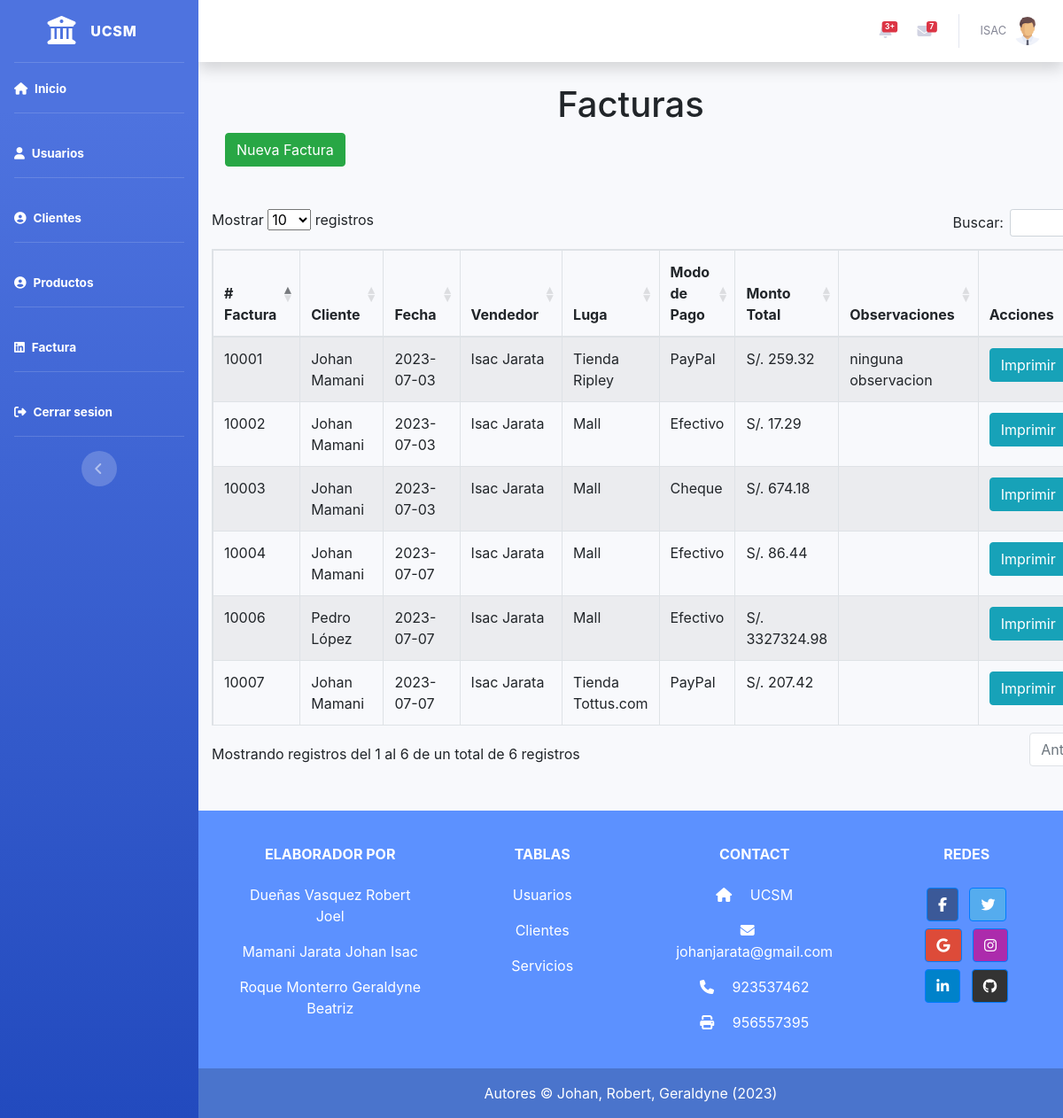
Screenshot of /Fronted/Factura.php (signed in) with the database file from the repository.
### tables this page shows
CREATE TABLE `trs_factura` (
  `ID_Factura` int(11) NOT NULL,
  `ID_Cliente` int(11) DEFAULT NULL,
  `Fecha` date DEFAULT NULL,
  `ID_Vendedor` int(11) DEFAULT NULL,
  `ID_PuntoVenta` int(11) DEFAULT NULL,
  `ID_ModoPago` int(11) DEFAULT NULL,
  `Monto_ImporteTotal` decimal(10,2) DEFAULT NULL,
  `Impuesto` int(11) DEFAULT NULL,
  `Impuesto_Total` decimal(10,2) DEFAULT NULL,
  `Monto_Total` decimal(10,2) DEFAULT NULL,
  `Observaciones` varchar(200) DEFAULT NULL
);

CREATE TABLE `mae_cliente` (
  `T_Documento` varchar(100) DEFAULT NULL,
  `ID_Cliente` int(11) NOT NULL,
  `Nombres_Apellidos` varchar(200) DEFAULT NULL,
  `Email` varchar(100) DEFAULT NULL,
  `Mobile` int(9) DEFAULT NULL,
  `Direccion` varchar(200) DEFAULT NULL
);

CREATE TABLE `mae_vendedor` (
  `T_Documento` varchar(100) DEFAULT NULL,
  `ID_Vendedor` int(11) NOT NULL,
  `Nombres` varchar(100) DEFAULT NULL,
  `Apellidos` varchar(100) DEFAULT NULL,
  `Mobile` int(9) DEFAULT NULL,
  `Email` varchar(100) DEFAULT NULL,
  `Username` varchar(50) DEFAULT NULL,
  `Password` varchar(50) DEFAULT NULL
);

CREATE TABLE `mae_puntoventa` (
  `ID_PuntoVenta` int(11) NOT NULL,
  `Nombre` varchar(100) DEFAULT NULL,
  `Direccion` varchar(200) DEFAULT NULL,
  `Telefono` varchar(20) DEFAULT NULL,
  `Horario` varchar(100) DEFAULT NULL,
  `Tipo` varchar(50) DEFAULT NULL
);

CREATE TABLE `mae_modopago` (
  `ID_ModoPago` int(11) NOT NULL,
  `Nombre` varchar(100) DEFAULT NULL,
  `Descripcion` varchar(200) DEFAULT NULL,
  `Estado` varchar(20) DEFAULT NULL
);

### Fronted/Factura.php (the view, shortened to what this page needs)
<?php
require_once "vistas/parte_superior.php";
?>
<?php
$query = "SELECT * FROM trs_factura";
$result = filterRecord($query);
function filterRecord($query)
{
    include("../BD/config.php");
    $filter_result = mysqli_query($mysqli, $query);
    return $filter_result;
}
?>
<div class="container">
    <center>
        <h1>Facturas</h1>
    </center>
    <div class="container">
        <div class="row">
            <div class="col-lg-12">
                <a class="btn btn-success" type="button" href="Registration_Factura.php">Nueva Factura</a>
                <br>
                <br>
            </div>
        </div>
    </div>
    <br>
    <div class="container">
        <div class="row">
            <div class="col-lg-15">
                <div class="table-responsive">
                    <?php
                    echo "<table id='example' class='table table-striped table-bordered table-condensed' style='width:80%'>
<thead class='text-center'>
<tr>
<th># Factura</th>
<th>Cliente </th>
<th>Fecha</th>
<th>Vendedor</th>
<th>Luga</th>
<th>Modo de Pago</th>
<th>Monto Total</th>
<th>Observaciones</th>
<th>Acciones</th>
</tr>
</thead>";
                    while ($row = mysqli_fetch_array($result)) {
                        echo "<tr>";
                        echo "<td>" . $row['ID_Factura'] . "</td>";
                        $Cliente_query = "SELECT * FROM mae_cliente WHERE ID_Cliente = " . $row['ID_Cliente'];
                        $Cliente_result = filterRecord($Cliente_query);
                        $Cliente_row = mysqli_fetch_array($Cliente_result);
                        echo "<td>" . $Cliente_row['Nombres_Apellidos'] . "</td>";
                        echo "<td>" . $row['Fecha'] . "</td>";
                        $Vendedor_query = "SELECT * FROM mae_vendedor WHERE ID_Vendedor = " . $row['ID_Vendedor'];
                        $Vendedor_result = filterRecord($Vendedor_query);
                        $Vendedor_row = mysqli_fetch_array($Vendedor_result);
                        echo "<td>" . $Vendedor_row['Nombres'] ." ". $Vendedor_row['Apellidos'] . "</td>";
                        $Vendedor_query = "SELECT * FROM mae_puntoventa WHERE ID_PuntoVenta = " . $row['ID_PuntoVenta'];
                        $Vendedor_result = filterRecord($Vendedor_query);
                        $Vendedor_row = mysqli_fetch_array($Vendedor_result);
                        echo "<td>" . $Vendedor_row['Nombre']. "</td>";
                        $Vendedor_query = "SELECT * FROM mae_modopago WHERE ID_ModoPago = " . $row['ID_ModoPago'];
                        $Vendedor_result = filterRecord($Vendedor_query);
                        $Vendedor_row = mysqli_fetch_array($Vendedor_result);
                        echo "<td>" . $Vendedor_row['Nombre']. "</td>";
                        echo "<td> S/. " . $row['Monto_Total'] . "</td>";
                        echo "<td>" . $row['Observaciones'] . "</td>";
                        echo "<td >";
                        echo "<div class='text-center'>";
                        echo "<div class='btn-group'>";
                        echo "<a  type='button' id='btn-editar-popup-user'class='btn btn-info'  href='imprimir.php?id=" . $row['ID_Factura'] . "'>Imprimir</a>";
                        echo "</div></div></td>";
                        echo "</tr>";
                    }
                    echo "</table>";
                    ?>
                </div>
            </div>
        </div>
    </div>
</div>
<?php require_once "vistas/parte_inferior.php" ?>

### Fronted/vistas/parte_superior.php (shortened to what this page needs)
<!DOCTYPE html>
<html lang="en">
<head>
  <link rel="stylesheet" type="text/css" href="https://cdn.datatables.net/v/bs5/jq-3.6.0/dt-1.12.1/datatables.min.css"/>
  <link rel="stylesheet" type="text/css" href="datatables/datatables.min.css"/>
  <link href="vendor/fontawesome-free/css/all.min.css" rel="stylesheet" type="text/css">
  <link href="css/sb-admin-2.min.css" rel="stylesheet">
  <link rel="stylesheet" href="bootstrap/css/bootstrap.min.css">
  <link rel="stylesheet" type="text/css" href="datatables/datatables.min.css"/>
  <link rel="stylesheet"  type="text/css" href="datatables/DataTables-1.10.18/css/dataTables.bootstrap4.min.css">
</head>
<body id="page-top">
  <div id="wrapper">
    <ul class="navbar-nav bg-gradient-primary sidebar sidebar-dark accordion" id="accordionSidebar">
      <a class="sidebar-brand d-flex align-items-center justify-content-center" href="index.php">
        <div class="sidebar-brand-icon ">
        <i class="fa-solid fa-building-columns"></i>
        </div>
        <div class="sidebar-brand-text mx-3">UCSM <sup></sup></div>
      </a>
<hr class="sidebar-divider my-0">
<li class="nav-item active">
  <a class="nav-link" href=" home.php">
  <i class="fa-solid fa-house"></i>
    <span>Inicio</span></a>
</li>
            <hr class="sidebar-divider">
<li class="nav-item active">
  <a class="nav-link" href="Usuarios.php">
  <i class="fa-solid fa-user"></i>
    <span>Usuarios</span></a>
</li>
      <hr class="sidebar-divider">
<li class="nav-item active">
  <a class="nav-link" href="Clientes.php">
<i class="fa-solid fa-circle-user"></i>
    <span>Clientes</span></a>
</li>
      <hr class="sidebar-divider">
<li class="nav-item active">
  <a class="nav-link" href="Articulos.php">
<i class="fa-solid fa-circle-user"></i>
    <span>Productos</span></a>
</li>
      <hr class="sidebar-divider">
<li class="nav-item active">
  <a class="nav-link" href="Factura.php">
  <i class="fa-brands fa-linkedin"></i>
    <span>Factura</span></a>
</li>
      <hr class="sidebar-divider d-none d-md-block">
<li class="nav-item active">
  <a class="nav-link" href="../index.html">
  <i class="fa-sharp fa-solid fa-right-from-bracket"></i>
    <span>Cerrar sesion</span></a>
</li>
      <hr class="sidebar-divider d-none d-md-block">
      <div class="text-center d-none d-md-inline">
        <button class="rounded-circle border-0" id="sidebarToggle"></button>
      </div>
    </ul>
    <div id="content-wrapper" class="d-flex flex-column">
      <div id="content">
        <nav class="navbar navbar-expand navbar-light bg-white topbar mb-4 static-top shadow">
          <ul class="navbar-nav ml-auto">
            <li class="nav-item dropdown no-arrow mx-1">
              <a class="nav-link dropdown-toggle" href="#" id="alertsDropdown" role="button" data-toggle="dropdown" aria-haspopup="true" aria-expanded="false">
                <span class="badge badge-danger badge-counter">3+</span>
              </a>
            </li>
            <li class="nav-item dropdown no-arrow mx-1">
              <a class="nav-link dropdown-toggle" href="#" id="messagesDropdown" role="button" data-toggle="dropdown" aria-haspopup="true" aria-expanded="false">
                <i class="fas fa-envelope fa-fw"></i>
                <span class="badge badge-danger badge-counter">7</span>
              </a>
            </li>
            <li class="nav-item dropdown no-arrow">
              <a class="nav-link dropdown-toggle" href="#" id="userDropdown" role="button" data-toggle="dropdown" aria-haspopup="true" aria-expanded="false">
                <span class="mr-2 d-none d-lg-inline text-gray-600 small"><?php echo $_SESSION['user']; ?></span>
                <img class="img-profile rounded-circle" src="img/user.png">
              </a>
            </li>
          </ul>
        </nav>

### Fronted/vistas/parte_inferior.php (shortened to what this page needs)
</div>
<br><BR>
  <footer class="text-center text-lg-start text-white" style="background-color: #5C91FF">
    <div class="container p-4 pb-0">
      <section class="">
        <div class="row">
          <div class="col-md-3 col-lg-3 col-xl-3 mx-auto mt-3">
            <h6 class="text-uppercase mb-4 font-weight-bold">
              Elaborador por
            </h6>
            <p>
              Dueñas Vasquez Robert Joel
            </p>
            <p>
              Mamani Jarata Johan Isac
            </p>
            <p>
            Roque Monterro Geraldyne Beatriz
            </p>
          </div>
          <div class="col-md-2 col-lg-2 col-xl-2 mx-auto mt-3">
            <h6 class="text-uppercase mb-4 font-weight-bold">TABLAS</h6>
            <p>
              <a href=" users.php" class="text-white">Usuarios</a>
            </p>
            <p>
              <a href=" Clientes.php" class="text-white">Clientes</a>
            </p>
            <p>
              <a href=" Servicios.php" class="text-white">Servicios</a>
            </p>
          </div>
          <div class="col-md-4 col-lg-3 col-xl-3 mx-auto mt-3">
            <h6 class="text-uppercase mb-4 font-weight-bold">Contact</h6>
            <p><i class="fas fa-home mr-3"></i> UCSM</p>
            <p><i class="fas fa-envelope mr-3"></i> johanjarata@gmail.com</p>
            <p><i class="fas fa-phone mr-3"></i> 923537462 </p>
            <p><i class="fas fa-print mr-3"></i> 956557395 </p>
          </div>
          <div class="col-md-3 col-lg-2 col-xl-2 mx-auto mt-3">
            <h6 class="text-uppercase mb-4 font-weight-bold">Redes</h6>
            <a
               class="btn btn-primary btn-floating m-1"
               style="background-color: #3b5998"
               href="https://www.facebook.com/ucsm.edu.pe"
               role="button"
               ><i class="fab fa-facebook-f"></i
              ></a>
            <a
               class="btn btn-primary btn-floating m-1"
               style="background-color: #55acee"
               href="https://twitter.com/ucsm_oficial?lang=es"
               role="button"
               ><i class="fab fa-twitter"></i
              ></a>
            <a
               class="btn btn-primary btn-floating m-1"
               style="background-color: #dd4b39"
               href="https://www.ucsm.edu.pe/"
               role="button"
               ><i class="fab fa-google"></i
              ></a>
            <a
               class="btn btn-primary btn-floating m-1"
               style="background-color: #ac2bac"
               href="https://www.instagram.com/ucatolicadesantamaria/?hl=es"
               role="button"
               ><i class="fab fa-instagram"></i
              ></a>
            <a
               class="btn btn-primary btn-floating m-1"
               style="background-color: #0082ca"
               href="https://www.linkedin.com/school/universidad-catolica-de-santa-maria/?originalSubdomain=pe"
               role="button"
               ><i class="fab fa-linkedin-in"></i
              ></a>
            <a
               class="btn btn-primary btn-floating m-1"
               style="background-color: #333333"
               href="https://github.com/johanisac"
               role="button"
               ><i class="fab fa-github"></i
              ></a>
          </div>
        </div>
      </section>
    </div>
    <div
         class="text-center p-3"
         style="background-color: rgba(0, 0, 0, 0.2)"
         >
         <span>Autores &copy; Johan, Robert, Geraldyne (2023)</span>
    </div>
  </footer>
</div>
</div>
</body>
</html>

### rows the page displays
trs_factura: ID_Factura "10001", ID_Cliente.Nombres_Apellidos "Johan Mamani", Fecha "2023-07-03", ID_Vendedor.Nombres "Isac", ID_Vendedor.Apellidos "Jarata", ID_PuntoVenta.Nombre "Tienda Ripley", ID_ModoPago.Nombre "PayPal", Monto_Total "259.32", Observaciones "ninguna observacion"
trs_factura: ID_Factura "10002", ID_Cliente.Nombres_Apellidos "Johan Mamani", Fecha "2023-07-03", ID_Vendedor.Nombres "Isac", ID_Vendedor.Apellidos "Jarata", ID_PuntoVenta.Nombre "Mall", ID_ModoPago.Nombre "Efectivo", Monto_Total "17.29"
trs_factura: ID_Factura "10003", ID_Cliente.Nombres_Apellidos "Johan Mamani", Fecha "2023-07-03", ID_Vendedor.Nombres "Isac", ID_Vendedor.Apellidos "Jarata", ID_PuntoVenta.Nombre "Mall", ID_ModoPago.Nombre "Cheque", Monto_Total "674.18"
trs_factura: ID_Factura "10004", ID_Cliente.Nombres_Apellidos "Johan Mamani", Fecha "2023-07-07", ID_Vendedor.Nombres "Isac", ID_Vendedor.Apellidos "Jarata", ID_PuntoVenta.Nombre "Mall", ID_ModoPago.Nombre "Efectivo", Monto_Total "86.44"
trs_factura: ID_Factura "10006", ID_Cliente.Nombres_Apellidos "Pedro López", Fecha "2023-07-07", ID_Vendedor.Nombres "Isac", ID_Vendedor.Apellidos "Jarata", ID_PuntoVenta.Nombre "Mall", ID_ModoPago.Nombre "Efectivo", Monto_Total "3327324.98"
trs_factura: ID_Factura "10007", ID_Cliente.Nombres_Apellidos "Johan Mamani", Fecha "2023-07-07", ID_Vendedor.Nombres "Isac", ID_Vendedor.Apellidos "Jarata", ID_PuntoVenta.Nombre "Tienda Tottus.com", ID_ModoPago.Nombre "PayPal", Monto_Total "207.42"

### other values shown
$_SESSION['user'] "ISAC"
